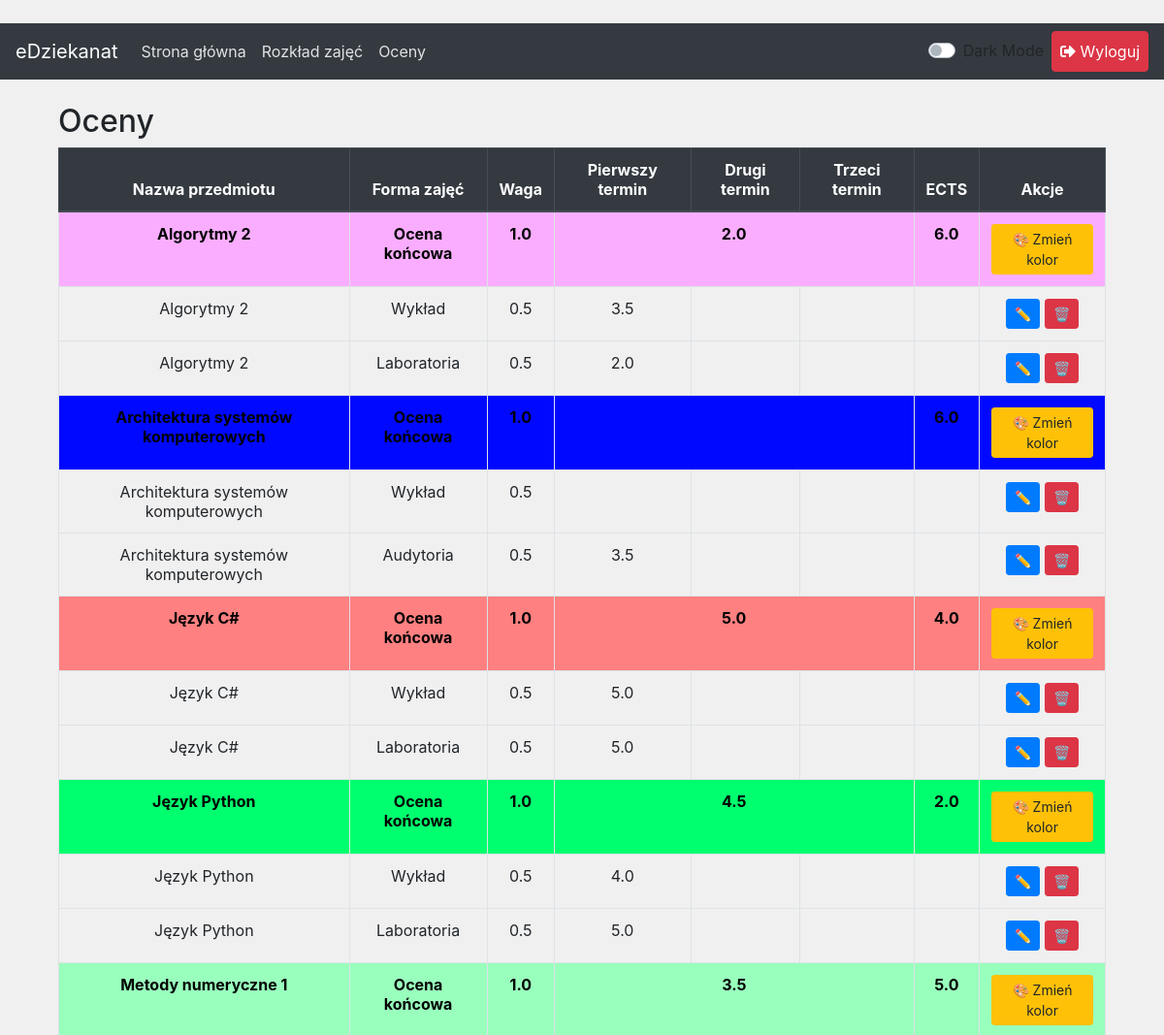
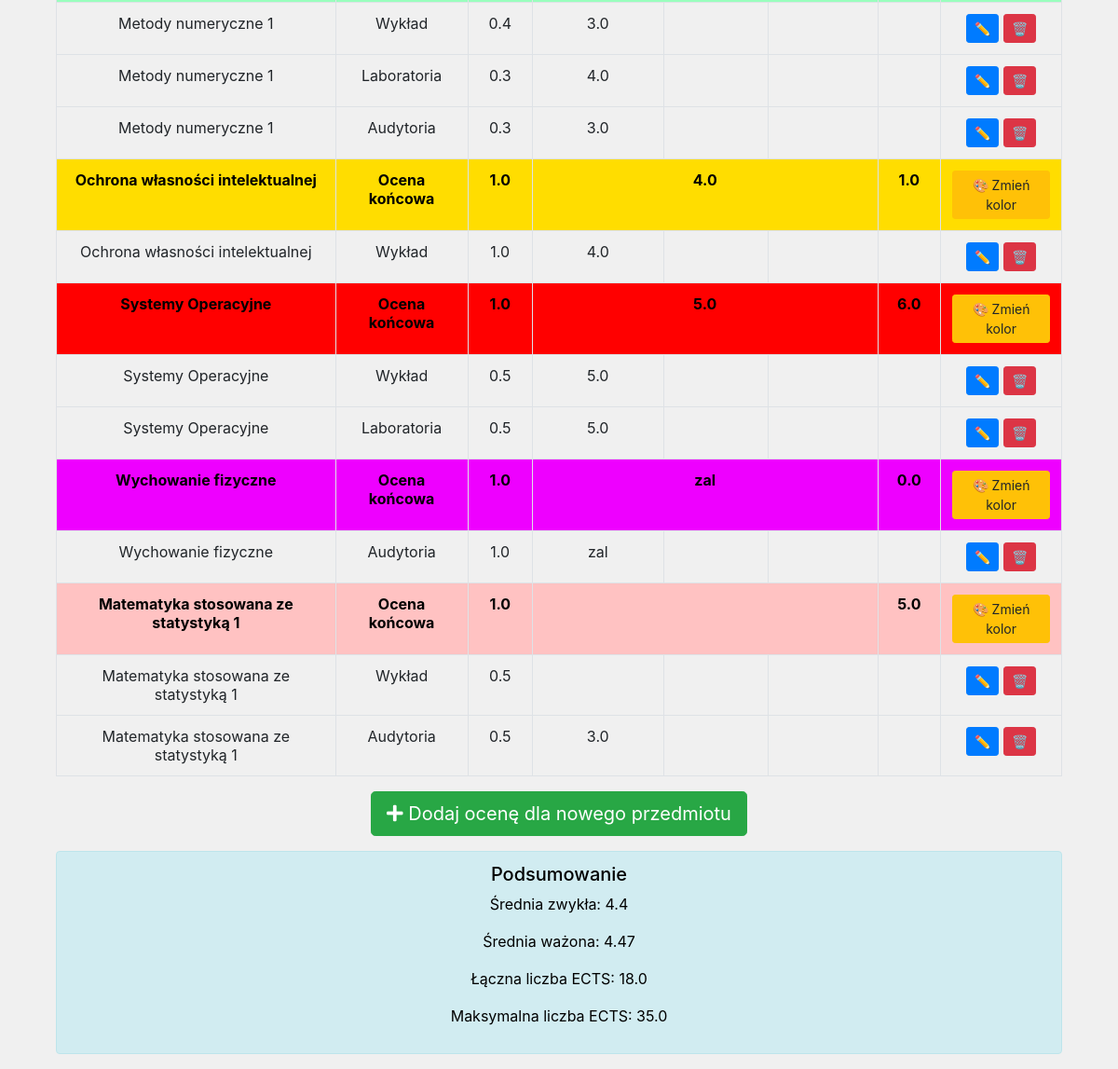
/grades/ (signed in), run on the app's committed database (2 pictures, top to bottom).
### core/models.py (models this page shows, shortened)
class FinalGrade(models.Model):
    user = models.ForeignKey(CustomUser, on_delete=models.CASCADE)
    subject_name = models.CharField(max_length=200)
    ects = models.FloatField(help_text="Podaj ECTS przedmiotu przy tworzeniu pierwszej oceny cząstkowej")
    final_value = models.CharField(
        max_length=10,
        choices=GRADE_CHOICES,
        blank=True,
        help_text="Wartość wyliczana na podstawie ocen cząstkowych"
    )
    row_color = models.CharField(
        max_length=20,
        default='',
        help_text="Kolor wiersza w formacie hex (np. #ffffff)",
        blank=True,
        null=True
    )

class PartialGrade(models.Model):
    final_grade = models.ForeignKey(FinalGrade, on_delete=models.CASCADE)
    form = models.CharField(max_length=20, choices=FORM_CHOICES)
    weight = models.FloatField(default=1.0, help_text="Waga oceny cząstkowej")
    attempt1 = models.CharField(max_length=10, choices=GRADE_CHOICES, blank=True)
    attempt2 = models.CharField(max_length=10, choices=GRADE_CHOICES, blank=True)
    attempt3 = models.CharField(max_length=10, choices=GRADE_CHOICES, blank=True)
    class Meta:
        unique_together = ('final_grade', 'form')

class CustomUser(AbstractUser):
    index_number = models.CharField(max_length=7, unique=True, help_text="np. AB12345")
    semester = models.PositiveIntegerField(help_text="Aktualny semestr (np. 1, 2, 3, ...)")
    study_major = models.CharField(max_length=100, help_text="Kierunek studiów")
    semester_group = models.CharField(max_length=2, help_text="Dwucyfrowy kod grupy (np. 10, 21)")
    @property
    def total_ects(self):
        total = 0
        for fg in self.finalgrade_set.all():
            if fg.final_value and fg.final_value not in ('', 'zal'):
                try:
                    if float(fg.final_value) > 2.0:
                        total += fg.ects
                except ValueError:
                    pass
        return total
    @property
    def max_possible_ects(self):
        return sum(fg.ects for fg in self.finalgrade_set.all())

### core/views.py (the view)
# urls.py: path('grades/', views.grades, name='grades'),
@login_required
def grades(request):
    final_grades = FinalGrade.objects.filter(user=request.user)
    simple_grades = []
    weighted_sum = 0
    ects_sum = 0
    for fg in final_grades:
        fg.weight_sum = fg.partialgrade_set.aggregate(total=Sum('weight'))['total'] or 0.0
        try:
            if fg.final_value != 'zal':
                grade_value = float(fg.final_value)
            else:
                grade_value = 0
        except ValueError:
            grade_value = 0
        if grade_value > 2.0:
            simple_grades.append(grade_value)
            weighted_sum += grade_value * fg.ects
            ects_sum += fg.ects
    simple_avg = sum(simple_grades) / len(simple_grades) if simple_grades else 0
    weighted_avg = weighted_sum / ects_sum if ects_sum else 0
    context = {
        'final_grades': final_grades,
        'simple_avg': round(simple_avg, 2),
        'weighted_avg': round(weighted_avg, 2),
    }
    return render(request, 'grades.html', context)

### templates/grades.html (shortened to what this page needs)
﻿{% extends 'base.html' %}
{% block content %}
<div class="container mt-4">
    <h2>Oceny</h2>
    <table class="table table-hover table-bordered text-center">
        <thead class="thead-dark">
            <tr>
                <th>Nazwa przedmiotu</th>
                <th>Forma zajęć</th>
                <th>Waga</th>
                <th>Pierwszy termin</th>
                <th>Drugi termin</th>
                <th>Trzeci termin</th>
                <th>ECTS</th>
                <th>Akcje</th>
            </tr>
        </thead>
        <tbody>
            {% for fg in final_grades %}
                <tr class="final-grade-row" style="background-color: {{ fg.row_color|default:'#ffffff' }}; color: #000000; font-weight: bold;">
                    <td>{{ fg.subject_name }}</td>
                    <td>Ocena końcowa</td>
                    <td>1.0</td>
                    <td colspan="3">{{ fg.final_value }}</td>
                    <td>{{ fg.ects }}</td>
                    <td>
                        <a href="{% url 'edit_final_grade' fg.id %}" class="btn btn-sm btn-warning">🎨 Zmień kolor</a>
                    </td>
                </tr>
                {% for pg in fg.partialgrade_set.all %}
                    {% if pg.form == "wyklad" %}
                        <tr>
                            <td>{{ fg.subject_name }}</td>
                            <td>{{ pg.get_form_display }}</td>
                            <td>{{ pg.weight }}</td>
                            <td>{{ pg.attempt1 }}</td>
                            <td>{{ pg.attempt2 }}</td>
                            <td>{{ pg.attempt3 }}</td>
                            <td></td>
                            <td>
                                <a href="{% url 'edit_partial_grade' pg.id %}" class="btn btn-sm btn-primary">✏️</a>
                                <a href="{% url 'delete_partial_grade' pg.id %}" class="btn btn-sm btn-danger">🗑</a>
                            </td>
                        </tr>
                    {% endif %}
                {% endfor %}
                {% for pg in fg.partialgrade_set.all %}
                    {% if pg.form == "laboratoria" %}
                        <tr>
                            <td>{{ fg.subject_name }}</td>
                            <td>{{ pg.get_form_display }}</td>
                            <td>{{ pg.weight }}</td>
                            <td>{{ pg.attempt1 }}</td>
                            <td>{{ pg.attempt2 }}</td>
                            <td>{{ pg.attempt3 }}</td>
                            <td></td>
                            <td>
                                <a href="{% url 'edit_partial_grade' pg.id %}" class="btn btn-sm btn-primary">✏️</a>
                                <a href="{% url 'delete_partial_grade' pg.id %}" class="btn btn-sm btn-danger">🗑</a>
                            </td>
                        </tr>
                    {% endif %}
                {% endfor %}
                {% for pg in fg.partialgrade_set.all %}
                    {% if pg.form == "audytoria" %}
                        <tr>
                            <td>{{ fg.subject_name }}</td>
                            <td>{{ pg.get_form_display }}</td>
                            <td>{{ pg.weight }}</td>
                            <td>{{ pg.attempt1 }}</td>
                            <td>{{ pg.attempt2 }}</td>
                            <td>{{ pg.attempt3 }}</td>
                            <td></td>
                            <td>
                                <a href="{% url 'edit_partial_grade' pg.id %}" class="btn btn-sm btn-primary">✏️</a>
                                <a href="{% url 'delete_partial_grade' pg.id %}" class="btn btn-sm btn-danger">🗑</a>
                            </td>
                        </tr>
                    {% endif %}
                {% endfor %}
            {% empty %}
                <tr>
                    <td colspan="8" class="text-center">Brak ocen.</td>
                </tr>
            {% endfor %}
        </tbody>
    </table>
    <div class="text-center my-3">
        <a href="{% url 'add_combined_grade' %}" class="btn btn-success btn-lg">
            <i class="fas fa-plus"></i> Dodaj ocenę dla nowego przedmiotu
        </a>
    </div>
    <div class="alert alert-info text-center">
        <h5>Podsumowanie</h5>
        <p>Średnia zwykła: <span id="simple-average">{{ simple_avg }}</span></p>
        <p>Średnia ważona: <span id="weighted-average">{{ weighted_avg }}</span></p>
        <p>Łączna liczba ECTS: <span id="total-ects">{{ request.user.total_ects }}</span></p>
        {% if final_grades %}
            <p>Maksymalna liczba ECTS: <span>{{ request.user.max_possible_ects }}</span></p>
        {% endif %}
    </div>
</div>
{% endblock %}

### core/static/css/custom.css (style rules this page uses)
.container { margin-top: 20px; }
.final-grade-row { color: #000000 !important; font-weight: bold !important; }
.alert { color: #000000; }

### data on the page
FinalGrade: subject_name "Algorytmy 2", final_value "2.0", ects "6.0"
PartialGrade: form "Wykład", weight "0.5", attempt1 "3.5"
PartialGrade: form "Laboratoria", weight "0.5", attempt1 "2.0"
FinalGrade: subject_name "Architektura systemów komputerowych", ects "6.0"
PartialGrade: form "Wykład", weight "0.5"
PartialGrade: form "Audytoria", weight "0.5", attempt1 "3.5"
FinalGrade: subject_name "Język C#", final_value "5.0", ects "4.0"
PartialGrade: form "Wykład", weight "0.5", attempt1 "5.0"
PartialGrade: form "Laboratoria", weight "0.5", attempt1 "5.0"
FinalGrade: subject_name "Język Python", final_value "4.5", ects "2.0"
PartialGrade: form "Wykład", weight "0.5", attempt1 "4.0"
PartialGrade: form "Laboratoria", weight "0.5", attempt1 "5.0"
FinalGrade: subject_name "Metody numeryczne 1", final_value "3.5", ects "5.0"
PartialGrade: form "Wykład", weight "0.4", attempt1 "3.0"
PartialGrade: form "Laboratoria", weight "0.3", attempt1 "4.0"
PartialGrade: form "Audytoria", weight "0.3", attempt1 "3.0"
FinalGrade: subject_name "Ochrona własności intelektualnej", final_value "4.0", ects "1.0"
PartialGrade: form "Wykład", weight "1.0", attempt1 "4.0"
FinalGrade: subject_name "Systemy Operacyjne", final_value "5.0", ects "6.0"
PartialGrade: form "Wykład", weight "0.5", attempt1 "5.0"
PartialGrade: form "Laboratoria", weight "0.5", attempt1 "5.0"
FinalGrade: subject_name "Wychowanie fizyczne", final_value "zal", ects "0.0"
PartialGrade: form "Audytoria", weight "1.0", attempt1 "zal"
FinalGrade: subject_name "Matematyka stosowana ze statystyką 1", ects "5.0"
PartialGrade: form "Wykład", weight "0.5"
PartialGrade: form "Audytoria", weight "0.5", attempt1 "3.0"
CustomUser: user.total_ects "18.0", user.max_possible_ects "35.0"

### other printed values
{{ simple_avg }} "4.4"
{{ weighted_avg }} "4.47"
